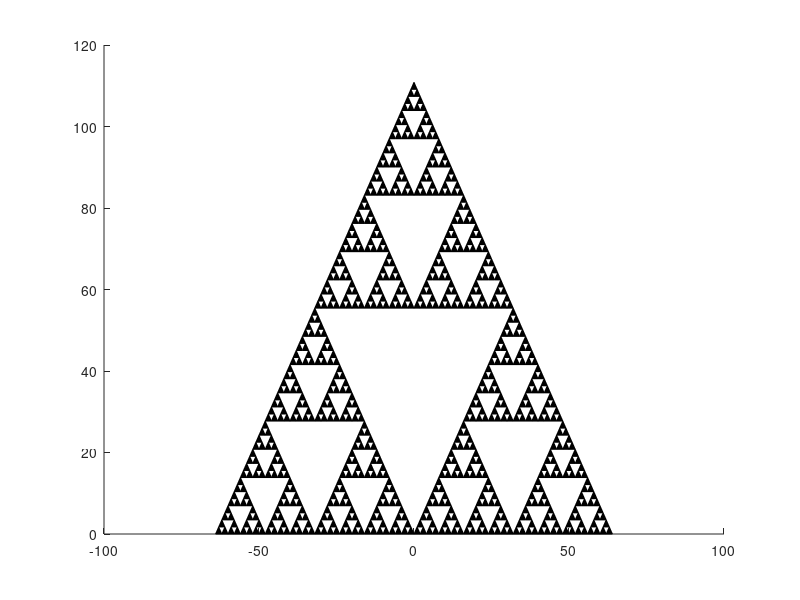

The MATLAB source for this figure:
[x, x0] = deal(cat(3, [1 0]', [-1 0]', [0 sqrt(3)]'));
for k = 1 : 6
  x = x(:,:) + x0 * 2 ^ k / 2;
end
patch('Faces', reshape(1 : 3 * 3 ^ k, 3, '')', 'Vertices', x(:,:)')
